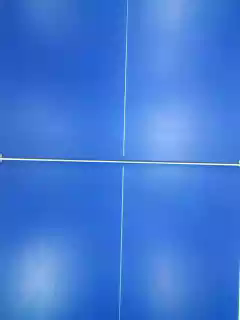
#> input picture frame 0 of 2_7.mkv, 240 x 320 px, given in place of test2.mp4, which was not available
$ python main.py
#> lines starting #> are read from the running program, lines starting #| are printed output that depends on the picture; after the words box and inside, x2 and y2 are one past the last pixel; in counts of white or black regions, pixels touching at a corner belong together; pictures that were not available may be replaced by others from this repository, and a replacement may not be noted
import cv2
import numpy as np


def drawRectangle(frame, x, y):

    #A_state
    cv2.rectangle(frame, (int(y/4),0), (int(y/2),int(x/3)), (255,255,255), 1)
    #B_state
    cv2.rectangle(frame, (int(y/4),int(x/3)), (int(y/2),int(x*2/3)), (255,255,255), 1)
    #C_state
    cv2.rectangle(frame, (int(y/4),int(x*2/3)), (int(y/2),int(x)), (255,255,255), 1)
    #D_state
    cv2.rectangle(frame, (int(y/2),0), (int(y*3/4),int(x/3)), (255,255,255), 1)
    #E_state
    cv2.rectangle(frame, (int(y/2),0), (int(y*3/4),int(x*2/3)), (255,255,255), 1)
    #F_state
    cv2.rectangle(frame, (int(y/2),0), (int(y*3/4),int(x)), (255,255,255), 1)


def showVideo(name):
#> called with name = 'test2'
    try:
        video = cv2.VideoCapture(name+'.mp4')
    except:
        print('영상 읽기 실패')
        return

    frameNum = video.get(cv2.CAP_PROP_FPS)

    ret, vid = video.read()
#> vid is the input picture: shape (320, 240, 3); mean B, G, R 214.2, 121.9, 65.8
    if not ret:
        print('비디오 읽기 오류')
        return

    vid = cv2.cvtColor(vid, cv2.COLOR_BGR2GRAY)
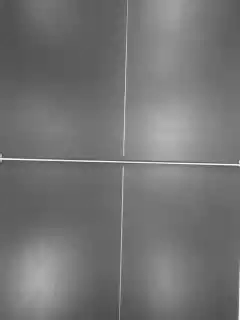
#> vid: shape (320, 240); min 73, max 250, mean 115.5
    ret, frame = cv2.threshold(vid, 180, 255, cv2.THRESH_BINARY)
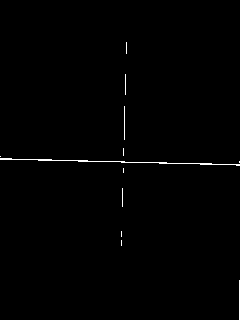
#> frame: shape (320, 240); 0.6% white in thin lines or dots, all inside (x1, y1, x2, y2) = (0, 42, 240, 320)
    if not ret:
        print('Threshold 오류')
        return

    x = frame.shape[0]
#> x = 320
    y = frame.shape[1]
#> y = 240

    list = []
    timeStamp = []

    init_a_state = frame[0:int(x / 3), int(y / 4):int(y / 2)].sum()
#> init_a_state = 0
    init_b_state = frame[int(x / 3):int(x * 2 / 3), int(y / 4):int(y / 2)].sum()
#> init_b_state = 17850
    init_c_state = frame[int(x * 2 / 3):x, int(y / 4):int(y / 2)].sum()
#> init_c_state = 0
    init_d_state = frame[0:int(x / 3), int(y / 2):int(y * 3 / 4)].sum()
#> init_d_state = 8415
    init_e_state = frame[int(x / 3):int(x * 2 / 3), int(y / 2):int(y * 3 / 4)].sum()
#> init_e_state = 35190
    init_f_state = frame[int(x * 2 / 3):int(x), int(y / 2):int(y * 3 / 4)].sum()
#> init_f_state = 3060

    drawRectangle(frame, x, y)
#> in drawRectangle, `cv2.rectangle(frame, (int(y/2),0), (int(y*3/4),int(x*2/3)), (255,255,2..`:
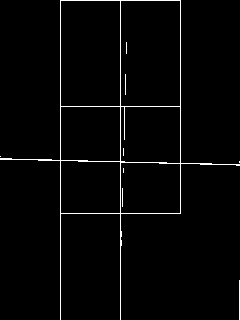
#> frame: shape (320, 240); 2.2% white in thin lines or dots
#> in drawRectangle, `cv2.rectangle(frame, (int(y/2),0), (int(y*3/4),int(x)), (255,255,255),..`: frame: shape (320, 240); 2.3% white in thin lines or dots

    # init_b_state += 48960
    # init_e_state += 49725

    print(init_a_state.sum(), init_b_state.sum(), init_c_state.sum(), init_d_state.sum(), init_e_state.sum(),
          init_f_state.sum())
#| 0 17850 0 8415 35190 3060

    while True:
        ret, vid = video.read()
        if not ret:
            print('비디오 읽기 오류')
            break;

        vid = cv2.cvtColor(vid, cv2.COLOR_BGR2GRAY)
#> vid: shape (320, 240)
        ret, frame = cv2.threshold(vid, 170, 255, cv2.THRESH_BINARY)
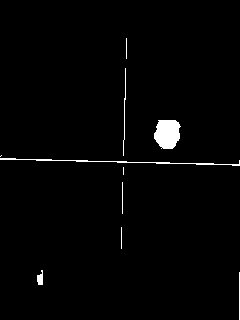
#> frame: shape (320, 240); 1.6% white; 10 white regions (2 under 20 px), largest, box (x1, y1, x2, y2) and area: (154, 120, 181, 149) 621, (0, 158, 240, 166) 338, (123, 68, 126, 156) 90
        if not ret:
            print('Threshold 오류')
            break;

        kernel = np.ones((5,5), np.uint8)
        frame = cv2.morphologyEx(frame, cv2.MORPH_OPEN, kernel)
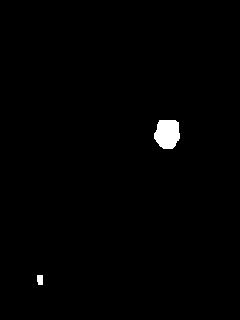
#> frame: shape (320, 240); 0.87% white; 2 white regions, box (x1, y1, x2, y2) and area: (154, 120, 180, 149) 612, (37, 275, 43, 285) 57
        # frame = cv2.erode(frame, kernel, iterations=2)
        # frame = cv2.dilate(frame, kernel, iterations=1)

        a_state = frame[0:int(x/3), int(y/4):int(y/2)].sum()
#> a_state = 0
        b_state = frame[int(x/3):int(x*2/3), int(y/4):int(y/2)].sum()
#> b_state = 0
        c_state = frame[int(x*2/3):x, int(y/4):int(y/2)].sum()
#> c_state = 0
        d_state = frame[0:int(x/3), int(y/2):int(y*3/4)].sum()
#> d_state = 0
        e_state = frame[int(x/3):int(x*2/3), int(y/2):int(y*3/4)].sum()
#> e_state = 156060
        f_state = frame[int(x*2/3):x, int(y/2):int(y*3/4)].sum()
#> f_state = 0


        #각 구역의 합의 평균값을 구해서
        #midVal = int((int(a_state.sum()) + int(b_state.sum()) + int(c_state.sum()) + int(d_state.sum()) + int(e_state.sum()) + int(f_state.sum()))/6)

        states = []
        states.append(abs(int(init_a_state) - int(a_state)))
        states.append(abs(int(init_b_state) - int(b_state)))
        states.append(abs(int(init_c_state) - int(c_state)))
        states.append(abs(int(init_d_state) - int(d_state)))
        states.append(abs(int(init_e_state) - int(e_state)))
        states.append(abs(int(init_f_state) - int(f_state)))

        #사각형으로 구역 표시
        drawRectangle(frame, x,y)
#> call 2 of drawRectangle, with x = 320, y = 240
#> in drawRectangle (call 2), `cv2.rectangle(frame, (int(y/2),0), (int(y*3/4),int(x*2/3)), (255,255,2..`:
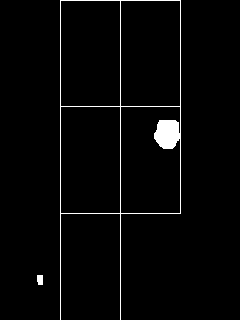
#> frame: shape (320, 240); 2.4% white; 2 white regions, box (x1, y1, x2, y2) and area: (60, 0, 181, 320) 1820, (37, 275, 43, 285) 57
#> in drawRectangle (call 2), `cv2.rectangle(frame, (int(y/2),0), (int(y*3/4),int(x)), (255,255,255),..`: frame: shape (320, 240); 2.6% white; 2 white regions, box (x1, y1, x2, y2) and area: (60, 0, 181, 320) 1926, (37, 275, 43, 285) 57

        if list and timeStamp:
            temp = list.pop()
            # tempTime = timeStamp.pop()
            if temp == states.index(max(states)) and abs(timeStamp[-1] - video.get(cv2.CAP_PROP_POS_MSEC)) > 3000  :
                print(states.index(max(states)), video.get(cv2.CAP_PROP_POS_MSEC), max(states))
                cv2.imshow('temp', frame)
                cv2.waitKey(0)
                list.append(states.index(max(states)))
                timeStamp.append(video.get(cv2.CAP_PROP_POS_MSEC))
            elif temp != states.index(max(states)) and abs(max(states))>100000:
                print(states.index(max(states)), video.get(cv2.CAP_PROP_POS_MSEC), max(states))
                # print(a_state.sum(), b_state.sum(), c_state.sum(), d_state.sum(), e_state.sum(), f_state.sum())
                # prevMax = states.index(max(states))
                cv2.imshow('temp', frame)
                cv2.waitKey(0)
                list.append(states.index(max(states)))
                timeStamp.append(video.get(cv2.CAP_PROP_POS_MSEC))

            else:
                list.append(temp)
                # timeStamp.append(tempTime)

        if not list and not timeStamp:
            print(states.index(max(states)))
#| 4
            # prevMax = states.index(max(states))
            cv2.imshow('temp', frame)
            cv2.waitKey(0)
            list.append(states.index(max(states)))
            timeStamp.append(video.get(cv2.CAP_PROP_POS_MSEC))

        # [26 lines of commented-out code are left out]


        cv2.imshow('video', frame)

        k = cv2.waitKey(1) & 0xFF
#> (key Esc is pressed here)
        if k == 27:
            break

    for i in list:
        print(i, "-")
#> this loop made 1 pass
#> i on pass 1: 4
#| 4 -

    video.release()
    cv2.destroyAllWindows()

showVideo("test2")
